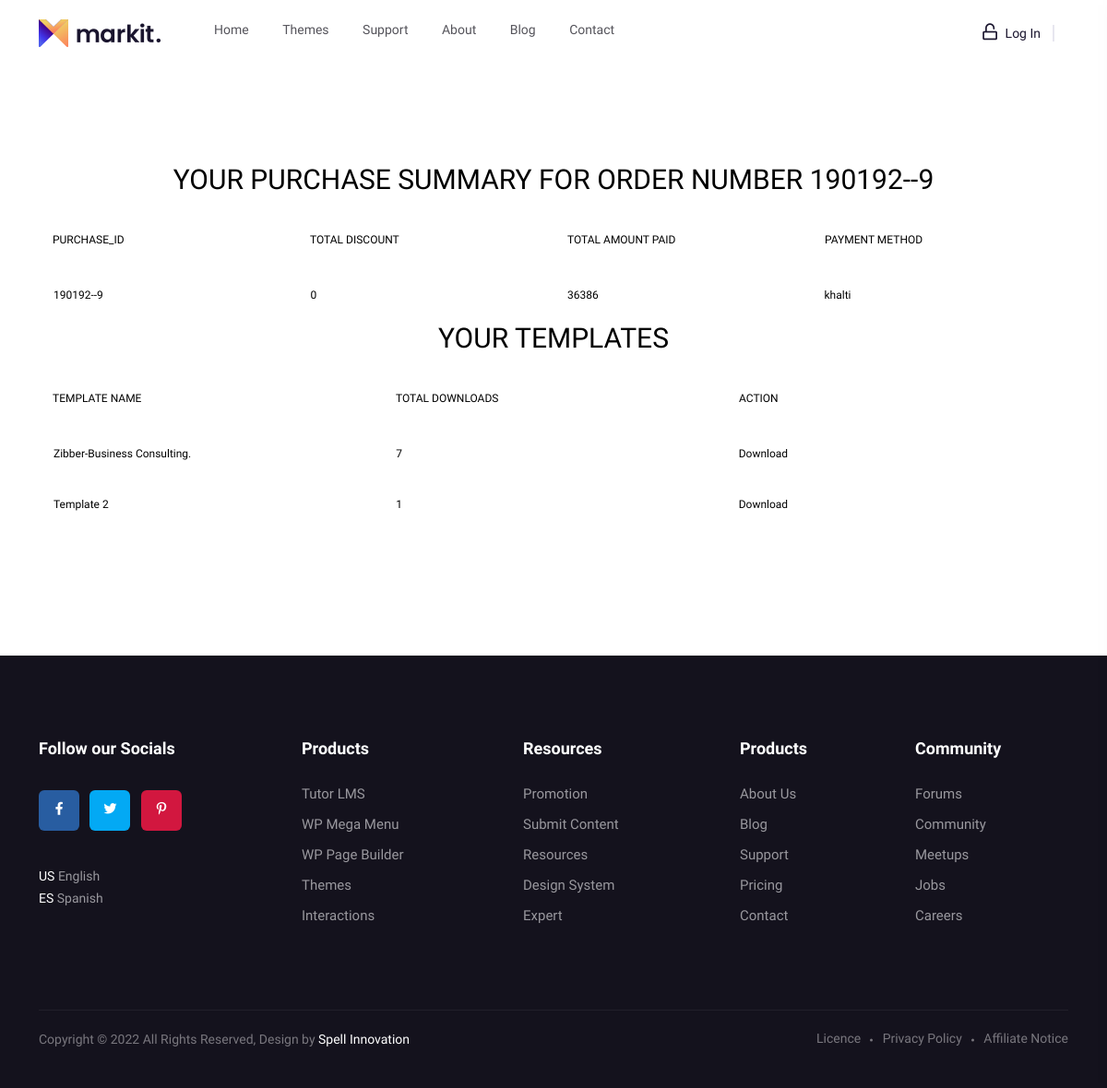
Page /purchase_details/2 on the committed database.
### features/models.py (models this page shows, shortened)
class PurchaseSummary(models.Model):
    user = models.ForeignKey(User, on_delete=models.CASCADE)
    order_id = models.CharField(max_length=100, unique=True)
    discount = models.IntegerField(
        validators=[MaxValueValidator(10000000), MinValueValidator(10)]
    )
    total_amount = models.IntegerField(
        validators=[MaxValueValidator(10000000), MinValueValidator(10)]
    )
    payment_method = models.CharField(
        max_length=100, choices=PAYMENT_CHOICES, default="khalti", blank=True, null=True
    )

class PurchasedTemplate(models.Model):
    user = models.ForeignKey(User, on_delete=models.CASCADE)
    template = models.ForeignKey(Template, on_delete=models.CASCADE)
    order_id = models.CharField(max_length=100)
    download_count = models.IntegerField()

### adminpanel/models.py (models this page shows)
class Template(models.Model):
    category = models.ForeignKey(Category, on_delete=models.CASCADE)
    sub_category = models.ForeignKey(
        SubCategory, on_delete=models.CASCADE, null=True, blank=True
    )
    child_category = models.ForeignKey(
        ChildCategory, on_delete=models.CASCADE, null=True, blank=True
    )
    template_name = models.CharField(max_length=1000)
    template_details = models.TextField()
    template_features = models.TextField()
    template_layout = models.TextField()
    template_price = models.IntegerField()
    TAX_CHOICES = (("yes", "yes"), ("no", "no"))
    is_taxable = models.CharField(max_length=20, choices=TAX_CHOICES, default="yes")
    version = models.CharField(max_length=100)
    framework = models.CharField(max_length=1000)
    template_image = models.ImageField(
        null=True, blank=True, upload_to="template_images/"
    )
    template_url = models.URLField(null=True, blank=True)
    template_file = models.FileField(null=True, blank=True, upload_to="template_files/")
    is_featured = models.BooleanField(null=True, default=0)
    created = models.DateTimeField(auto_now_add=True, null=True)
    def __str__(self):
        return self.template_name

### features/views.py (the view)
def purchase_details(request, id):
    purchase_summary = PurchaseSummary.objects.get(id=id)
    purchased_templates = PurchasedTemplate.objects.filter(
        order_id=purchase_summary.order_id
    )
    context = {
        "di": id,
        "purchase_summary": purchase_summary,
        "purchased_templates": purchased_templates,
    }
    return render(request, "purchase_details.html", context)

### templates/purchase_details.html (shortened to what this page needs)
{% include 'header.html' %}
<section class="category__area pt-105 pb-135">
  <div class="container">
    <section>
      <h1>
        Your Purchase Summary for Order number {{purchase_summary.order_id}}
      </h1>
      <div class="tbl-header">
        <table cellpadding="0" cellspacing="0">
          <thead>
            <tr>
              <th>Purchase_id</th>
              <th>Total discount</th>
              <th>Total amount paid</th>
              <th>Payment Method</th>
            </tr>
          </thead>
        </table>
      </div>
      <div class="tbl-content">
        <table cellpadding="0" cellspacing="0">
          <tbody>
            <tr>
              <td>{{purchase_summary.order_id}}</td>
              <td>{{purchase_summary.discount}}</td>
              <td>{{purchase_summary.total_amount}}</td>
              <td>{{purchase_summary.payment_method}}</td>
            </tr>
          </tbody>
        </table>
      </div>
    </section>
    <section>
      <h1>Your Templates</h1>
      <div class="tbl-header">
        <table cellpadding="0" cellspacing="0">
          <thead>
            <tr>
              <th>Template Name</th>
              <th>Total Downloads</th>
              <th>Action</th>
            </tr>
          </thead>
        </table>
      </div>
      <div class="tbl-content">
        <table cellpadding="0" cellspacing="0">
          <tbody>
            {%for template in purchased_templates%}
            <tr>
              <td>{{template.template}}</td>
              <td>{{template.download_count}}</td>
              <td>
                {% if template.download_count >= 10 %}Not available {% else %}
                <a href="{% url 'download_count' id=template.id di=di  %}"
                  >Download</a
                >
                {% endif %}
              </td>
            </tr>
            {%endfor%}
          </tbody>
        </table>
      </div>
    </section>
  </div>
</section>
{% include 'footer.html' %}

### staticfiles/assets/css/default.css (style rules this page uses)
.pt-105 { padding-top:105px }
.pb-135 { padding-bottom:135px }

### templates/purchase_details.html (style rules this page uses)
h1 { font-size: 30px; color: rgb(0, 0, 0); text-transform: uppercase; font-weight: 300; text-align: center; margin-bottom: 15px; }
table { width: 100%; table-layout: fixed; }
.tbl-header { background-color: rgba(255, 255, 255, 0.3); }
.tbl-content { overflow-x: auto; margin-top: 0px; border: 1px solid rgba(255, 255, 255, 0.3); }
th { padding: 20px 15px; text-align: left; font-weight: 500; font-size: 12px; color: rgb(0, 0, 0); text-transform: uppercase; }
td { padding: 15px; text-align: left; vertical-align: middle; font-weight: 300; font-size: 12px; color: rgb(0, 0, 0); border-bottom: solid 1px rgba(255, 255, 255, 0.1); }

### rows in the picture
PurchaseSummary: order_id "190192--9", discount "0", total_amount "36386", payment_method "khalti"
PurchasedTemplate: template "Zibber-Business Consulting.", download_count "7", shows "Download"
PurchasedTemplate: template "Template 2", download_count "1", shows "Download"
